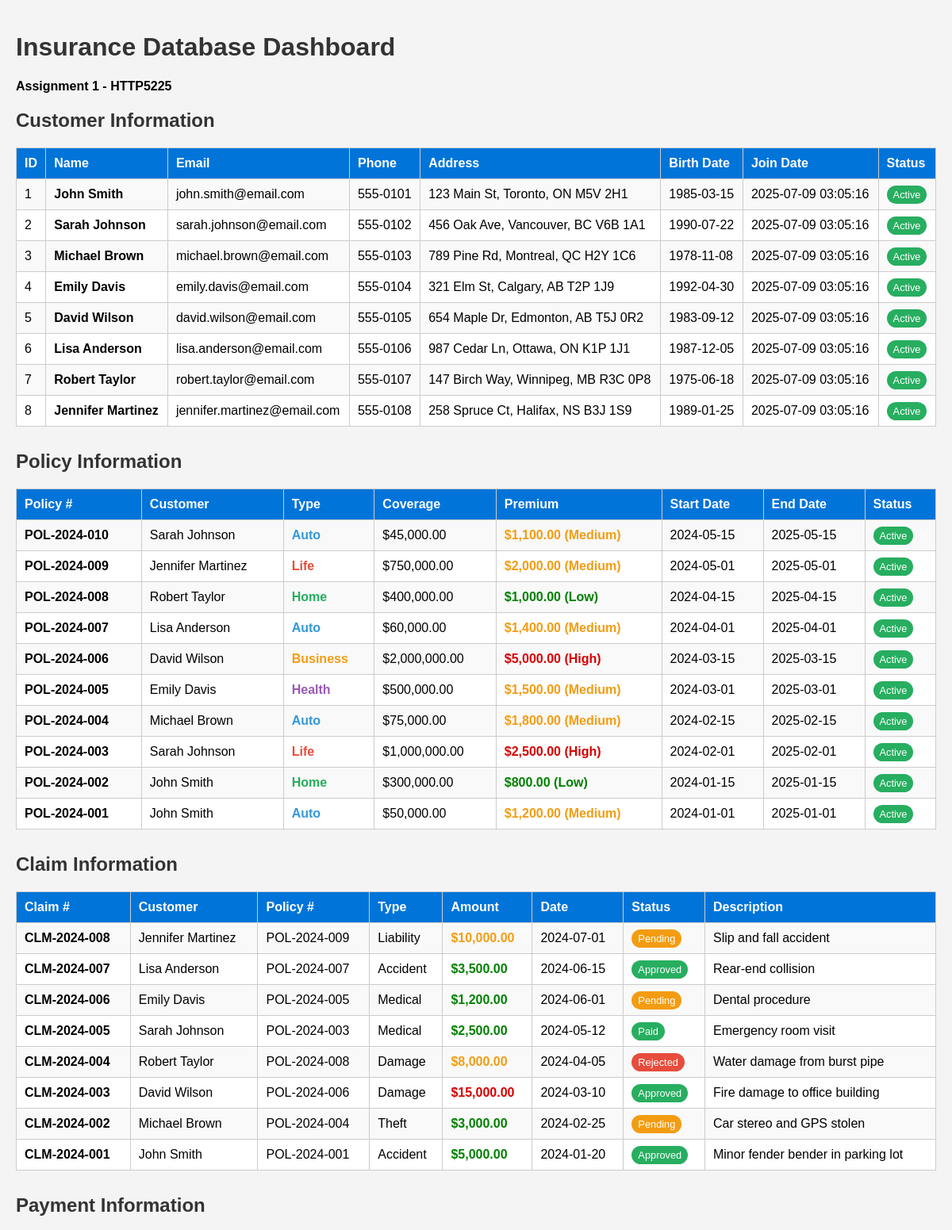
The app's page /assignment1/insurance_dashboard.php (upper part) with its own data.
### tables this page shows
CREATE TABLE customers (
    customer_id INT AUTO_INCREMENT PRIMARY KEY,
    first_name VARCHAR(50) NOT NULL,
    last_name VARCHAR(50) NOT NULL,
    email VARCHAR(100) UNIQUE NOT NULL,
    phone VARCHAR(20) NOT NULL,
    address TEXT NOT NULL,
    birth_date DATE NOT NULL,
    join_date TIMESTAMP DEFAULT CURRENT_TIMESTAMP,
    status ENUM('active', 'inactive', 'suspended') DEFAULT 'active',
    created_at TIMESTAMP DEFAULT CURRENT_TIMESTAMP,
    updated_at TIMESTAMP DEFAULT CURRENT_TIMESTAMP ON UPDATE CURRENT_TIMESTAMP
);

CREATE TABLE customer_policies (
    policy_id INT AUTO_INCREMENT PRIMARY KEY,
    customer_id INT NOT NULL,
    policy_number VARCHAR(20) UNIQUE NOT NULL,
    policy_type ENUM('auto', 'home', 'life', 'health', 'business') NOT NULL,
    coverage_amount DECIMAL(12,2) NOT NULL,
    premium_amount DECIMAL(8,2) NOT NULL,
    start_date DATE NOT NULL,
    end_date DATE NOT NULL,
    status ENUM('active', 'expired', 'cancelled') DEFAULT 'active',
    created_at TIMESTAMP DEFAULT CURRENT_TIMESTAMP,
    FOREIGN KEY (customer_id) REFERENCES customers(customer_id) ON DELETE CASCADE
);

CREATE TABLE customer_claims (
    claim_id INT AUTO_INCREMENT PRIMARY KEY,
    customer_id INT NOT NULL,
    policy_id INT NOT NULL,
    claim_number VARCHAR(20) UNIQUE NOT NULL,
    claim_type ENUM('accident', 'theft', 'damage', 'medical', 'liability') NOT NULL,
    claim_amount DECIMAL(10,2) NOT NULL,
    claim_date DATE NOT NULL,
    status ENUM('pending', 'approved', 'rejected', 'paid') DEFAULT 'pending',
    description TEXT,
    created_at TIMESTAMP DEFAULT CURRENT_TIMESTAMP,
    FOREIGN KEY (customer_id) REFERENCES customers(customer_id) ON DELETE CASCADE,
    FOREIGN KEY (policy_id) REFERENCES customer_policies(policy_id) ON DELETE CASCADE
);

### assignment1/insurance_dashboard.php (the view, shortened to what this page needs)
<?php
$host = 'localhost';
$user = 'root';
$pass = '';
$db = 'assignment1';
$conn = new mysqli($host, $user, $pass, $db);
$customers_sql = "SELECT * FROM customers ORDER BY join_date DESC";
$customers_result = $conn->query($customers_sql);
$policies_sql = "SELECT cp.*, c.first_name, c.last_name
                 FROM customer_policies cp
                 JOIN customers c ON cp.customer_id = c.customer_id
                 ORDER BY cp.start_date DESC";
$policies_result = $conn->query($policies_sql);
$claims_sql = "SELECT cc.*, c.first_name, c.last_name, cp.policy_number
               FROM customer_claims cc
               JOIN customers c ON cc.customer_id = c.customer_id
               JOIN customer_policies cp ON cc.policy_id = cp.policy_id
               ORDER BY cc.claim_date DESC";
$claims_result = $conn->query($claims_sql);
?>
<!DOCTYPE html>
<html lang="en">
<head>
</head>
<body>
    <h1>Insurance Database Dashboard</h1>
    <p><strong>Assignment 1 - HTTP5225</strong></p>
    <h2>Customer Information</h2>
    <?php if ($customers_result && $customers_result->num_rows > 0): ?>
        <table>
            <tr>
                <th>ID</th>
                <th>Name</th>
                <th>Email</th>
                <th>Phone</th>
                <th>Address</th>
                <th>Birth Date</th>
                <th>Join Date</th>
                <th>Status</th>
            </tr>
            <?php while($row = $customers_result->fetch_assoc()): ?>
                <tr>
                    <td><?= htmlspecialchars($row['customer_id']) ?></td>
                    <td><strong><?= htmlspecialchars($row['first_name'] . ' ' . $row['last_name']) ?></strong></td>
                    <td><?= htmlspecialchars($row['email']) ?></td>
                    <td><?= htmlspecialchars($row['phone']) ?></td>
                    <td><?= htmlspecialchars($row['address']) ?></td>
                    <td><?= htmlspecialchars($row['birth_date']) ?></td>
                    <td><?= htmlspecialchars($row['join_date']) ?></td>
                    <td>
                        <?php if ($row['status'] === 'active'): ?>
                            <span class="status-active">Active</span>
                        <?php elseif ($row['status'] === 'inactive'): ?>
                            <span class="status-pending">Inactive</span>
                        <?php else: ?>
                            <span class="status-rejected">Suspended</span>
                        <?php endif; ?>
                    </td>
                </tr>
            <?php endwhile; ?>
        </table>
    <?php else: ?>
        <p>No customer data found.</p>
    <?php endif; ?>
    <h2>Policy Information</h2>
    <?php if ($policies_result && $policies_result->num_rows > 0): ?>
        <table>
            <tr>
                <th>Policy #</th>
                <th>Customer</th>
                <th>Type</th>
                <th>Coverage</th>
                <th>Premium</th>
                <th>Start Date</th>
                <th>End Date</th>
                <th>Status</th>
            </tr>
            <?php while($row = $policies_result->fetch_assoc()): ?>
                <tr>
                    <td><strong><?= htmlspecialchars($row['policy_number']) ?></strong></td>
                    <td><?= htmlspecialchars($row['first_name'] . ' ' . $row['last_name']) ?></td>
                    <td>
                        <span class="policy-<?= $row['policy_type'] ?>">
                            <?= ucfirst(htmlspecialchars($row['policy_type'])) ?>
                        </span>
                    </td>
                    <td>$<?= number_format($row['coverage_amount'], 2) ?></td>
                    <td class="<?= $row['premium_amount'] > 2000 ? 'high-premium' : ($row['premium_amount'] > 1000 ? 'medium-premium' : 'low-premium') ?>">
                        $<?= number_format($row['premium_amount'], 2) ?>
                        <?php if ($row['premium_amount'] > 2000): ?>
                            <span> (High)</span>
                        <?php elseif ($row['premium_amount'] > 1000): ?>
                            <span> (Medium)</span>
                        <?php else: ?>
                            <span> (Low)</span>
                        <?php endif; ?>
                    </td>
                    <td><?= htmlspecialchars($row['start_date']) ?></td>
                    <td><?= htmlspecialchars($row['end_date']) ?></td>
                    <td>
                        <?php if ($row['status'] === 'active'): ?>
                            <span class="status-active">Active</span>
                        <?php elseif ($row['status'] === 'expired'): ?>
                            <span class="status-pending">Expired</span>
                        <?php else: ?>
                            <span class="status-rejected">Cancelled</span>
                        <?php endif; ?>
                    </td>
                </tr>
            <?php endwhile; ?>
        </table>
    <?php else: ?>
        <p>No policy data found.</p>
    <?php endif; ?>
    <h2>Claim Information</h2>
    <?php if ($claims_result && $claims_result->num_rows > 0): ?>
        <table>
            <tr>
                <th>Claim #</th>
                <th>Customer</th>
                <th>Policy #</th>
                <th>Type</th>
                <th>Amount</th>
                <th>Date</th>
                <th>Status</th>
                <th>Description</th>
            </tr>
            <?php while($row = $claims_result->fetch_assoc()): ?>
                <tr>
                    <td><strong><?= htmlspecialchars($row['claim_number']) ?></strong></td>
                    <td><?= htmlspecialchars($row['first_name'] . ' ' . $row['last_name']) ?></td>
                    <td><?= htmlspecialchars($row['policy_number']) ?></td>
                    <td><?= ucfirst(htmlspecialchars($row['claim_type'])) ?></td>
                    <td class="<?= $row['claim_amount'] > 10000 ? 'high-premium' : ($row['claim_amount'] > 5000 ? 'medium-premium' : 'low-premium') ?>">
                        $<?= number_format($row['claim_amount'], 2) ?>
                    </td>
                    <td><?= htmlspecialchars($row['claim_date']) ?></td>
                    <td>
                        <?php if ($row['status'] === 'approved'): ?>
                            <span class="status-active">Approved</span>
                        <?php elseif ($row['status'] === 'pending'): ?>
                            <span class="status-pending">Pending</span>
                        <?php elseif ($row['status'] === 'paid'): ?>
                            <span class="status-paid">Paid</span>
                        <?php else: ?>
                            <span class="status-rejected">Rejected</span>
                        <?php endif; ?>
                    </td>
                    <td><?= htmlspecialchars($row['description']) ?></td>
                </tr>
            <?php endwhile; ?>
        </table>
    <?php else: ?>
        <p>No claim data found.</p>
    <?php endif; ?>
    <h2>Payment Information</h2>
</body>
</html>

### assignment1/insurance_dashboard.php (style rules this page uses)
body { font-family: Arial, sans-serif; background: #f4f4f4; margin: 0; padding: 20px; }
h1 { color: #333; }
h2 { color: #333; }
table { border-collapse: collapse; width: 100%; background: #fff; margin-bottom: 30px; }
th, td { border: 1px solid #ccc; padding: 10px; text-align: left; }
th { background: #0074D9; color: #fff; }
tr:nth-child(even) { background: #f9f9f9; }
.high-premium { color: #d80000; font-weight: bold; }
.medium-premium { color: #f39c12; font-weight: bold; }
.low-premium { color: #008000; font-weight: bold; }
.status-active { background: #27ae60; color: #fff; padding: 4px 8px; border-radius: 12px; font-size: 0.8em; }
.status-pending { background: #f39c12; color: #fff; padding: 4px 8px; border-radius: 12px; font-size: 0.8em; }
.status-rejected { background: #e74c3c; color: #fff; padding: 4px 8px; border-radius: 12px; font-size: 0.8em; }
.status-paid { background: #27ae60; color: #fff; padding: 4px 8px; border-radius: 12px; font-size: 0.8em; }
.policy-auto { color: #3498db; font-weight: bold; }
.policy-home { color: #27ae60; font-weight: bold; }
.policy-life { color: #e74c3c; font-weight: bold; }
.policy-health { color: #9b59b6; font-weight: bold; }
.policy-business { color: #f39c12; font-weight: bold; }

### records on screen
customers: customer_id "1", first_name+last_name "John Smith", email "john.smith@email.com", phone "555-0101", address "123 Main St, Toronto, ON M5V 2H1", birth_date "1985-03-15", join_date "2025-07-09 03:05:16", status "Active"
customers: customer_id "2", first_name+last_name "Sarah Johnson", email "sarah.johnson@email.com", phone "555-0102", address "456 Oak Ave, Vancouver, BC V6B 1A1", birth_date "1990-07-22", join_date "2025-07-09 03:05:16", status "Active"
customers: customer_id "3", first_name+last_name "Michael Brown", email "michael.brown@email.com", phone "555-0103", address "789 Pine Rd, Montreal, QC H2Y 1C6", birth_date "1978-11-08", join_date "2025-07-09 03:05:16", status "Active"
customers: customer_id "4", first_name+last_name "Emily Davis", email "emily.davis@email.com", phone "555-0104", address "321 Elm St, Calgary, AB T2P 1J9", birth_date "1992-04-30", join_date "2025-07-09 03:05:16", status "Active"
customers: customer_id "5", first_name+last_name "David Wilson", email "david.wilson@email.com", phone "555-0105", address "654 Maple Dr, Edmonton, AB T5J 0R2", birth_date "1983-09-12", join_date "2025-07-09 03:05:16", status "Active"
customers: customer_id "6", first_name+last_name "Lisa Anderson", email "lisa.anderson@email.com", phone "555-0106", address "987 Cedar Ln, Ottawa, ON K1P 1J1", birth_date "1987-12-05", join_date "2025-07-09 03:05:16", status "Active"
customers: customer_id "7", first_name+last_name "Robert Taylor", email "robert.taylor@email.com", phone "555-0107", address "147 Birch Way, Winnipeg, MB R3C 0P8", birth_date "1975-06-18", join_date "2025-07-09 03:05:16", status "Active"
customers: customer_id "8", first_name+last_name "Jennifer Martinez", email "jennifer.martinez@email.com", phone "555-0108", address "258 Spruce Ct, Halifax, NS B3J 1S9", birth_date "1989-01-25", join_date "2025-07-09 03:05:16", status "Active"
customer_policies: policy_number "POL-2024-010", customer.last_name "Sarah Johnson", policy_type "Auto", coverage_amount "45,000.00", premium_amount "1,100.00", shows "(Medium)", start_date "2024-05-15", end_date "2025-05-15", status "Active"
customer_policies: policy_number "POL-2024-009", customer.last_name "Jennifer Martinez", policy_type "Life", coverage_amount "750,000.00", premium_amount "2,000.00", shows "(Medium)", start_date "2024-05-01", end_date "2025-05-01", status "Active"
customer_policies: policy_number "POL-2024-008", customer.last_name "Robert Taylor", policy_type "Home", coverage_amount "400,000.00", premium_amount "1,000.00", shows "(Low)", start_date "2024-04-15", end_date "2025-04-15", status "Active"
customer_policies: policy_number "POL-2024-007", customer.last_name "Lisa Anderson", policy_type "Auto", coverage_amount "60,000.00", premium_amount "1,400.00", shows "(Medium)", start_date "2024-04-01", end_date "2025-04-01", status "Active"
customer_policies: policy_number "POL-2024-006", customer.last_name "David Wilson", policy_type "Business", coverage_amount "2,000,000.00", premium_amount "5,000.00", shows "(High)", start_date "2024-03-15", end_date "2025-03-15", status "Active"
customer_policies: policy_number "POL-2024-005", customer.last_name "Emily Davis", policy_type "Health", coverage_amount "500,000.00", premium_amount "1,500.00", shows "(Medium)", start_date "2024-03-01", end_date "2025-03-01", status "Active"
customer_policies: policy_number "POL-2024-004", customer.last_name "Michael Brown", policy_type "Auto", coverage_amount "75,000.00", premium_amount "1,800.00", shows "(Medium)", start_date "2024-02-15", end_date "2025-02-15", status "Active"
customer_policies: policy_number "POL-2024-003", customer.last_name "Sarah Johnson", policy_type "Life", coverage_amount "1,000,000.00", premium_amount "2,500.00", shows "(High)", start_date "2024-02-01", end_date "2025-02-01", status "Active"
customer_policies: policy_number "POL-2024-002", customer.last_name "John Smith", policy_type "Home", coverage_amount "300,000.00", premium_amount "800.00", shows "(Low)", start_date "2024-01-15", end_date "2025-01-15", status "Active"
customer_policies: policy_number "POL-2024-001", customer.last_name "John Smith", policy_type "Auto", coverage_amount "50,000.00", premium_amount "1,200.00", shows "(Medium)", start_date "2024-01-01", end_date "2025-01-01", status "Active"
customer_claims: claim_number "CLM-2024-008", customer.last_name "Jennifer Martinez", policy.policy_number "POL-2024-009", claim_type "Liability", claim_amount "10,000.00", claim_date "2024-07-01", status "Pending", description "Slip and fall accident"
customer_claims: claim_number "CLM-2024-007", customer.last_name "Lisa Anderson", policy.policy_number "POL-2024-007", claim_type "Accident", claim_amount "3,500.00", claim_date "2024-06-15", status "Approved", description "Rear-end collision"
customer_claims: claim_number "CLM-2024-006", customer.last_name "Emily Davis", policy.policy_number "POL-2024-005", claim_type "Medical", claim_amount "1,200.00", claim_date "2024-06-01", status "Pending", description "Dental procedure"
customer_claims: claim_number "CLM-2024-005", customer.last_name "Sarah Johnson", policy.policy_number "POL-2024-003", claim_type "Medical", claim_amount "2,500.00", claim_date "2024-05-12", status "Paid", description "Emergency room visit"
customer_claims: claim_number "CLM-2024-004", customer.last_name "Robert Taylor", policy.policy_number "POL-2024-008", claim_type "Damage", claim_amount "8,000.00", claim_date "2024-04-05", status "Rejected", description "Water damage from burst pipe"
customer_claims: claim_number "CLM-2024-003", customer.last_name "David Wilson", policy.policy_number "POL-2024-006", claim_type "Damage", claim_amount "15,000.00", claim_date "2024-03-10", status "Approved", description "Fire damage to office building"
customer_claims: claim_number "CLM-2024-002", customer.last_name "Michael Brown", policy.policy_number "POL-2024-004", claim_type "Theft", claim_amount "3,000.00", claim_date "2024-02-25", status "Pending", description "Car stereo and GPS stolen"
customer_claims: claim_number "CLM-2024-001", customer.last_name "John Smith", policy.policy_number "POL-2024-001", claim_type "Accident", claim_amount "5,000.00", claim_date "2024-01-20", status "Approved", description "Minor fender bender in parking lot"
